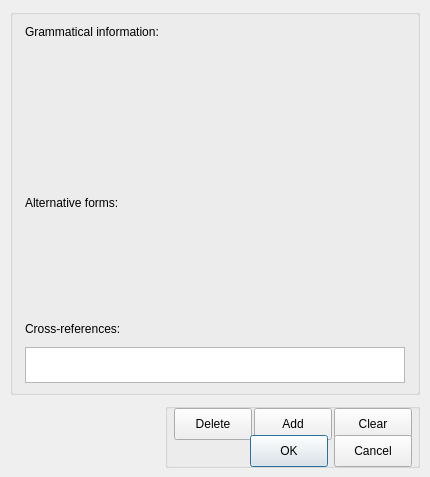
<?xml version="1.0" encoding="UTF-8"?>
<ui version="4.0">
 <class>gManager</class>
 <widget class="QDialog" name="gManager">
  <property name="geometry">
   <rect>
    <x>0</x>
    <y>0</y>
    <width>430</width>
    <height>477</height>
   </rect>
  </property>
  <property name="windowTitle">
   <string>Grammar and cross-references</string>
  </property>
  <property name="sizeGripEnabled">
   <bool>false</bool>
  </property>
  <widget class="QGroupBox" name="lexBox">
   <property name="geometry">
    <rect>
     <x>10</x>
     <y>9</y>
     <width>410</width>
     <height>386</height>
    </rect>
   </property>
   <property name="sizePolicy">
    <sizepolicy hsizetype="Fixed" vsizetype="Fixed">
     <horstretch>0</horstretch>
     <verstretch>0</verstretch>
    </sizepolicy>
   </property>
   <property name="minimumSize">
    <size>
     <width>410</width>
     <height>386</height>
    </size>
   </property>
   <property name="maximumSize">
    <size>
     <width>410</width>
     <height>386</height>
    </size>
   </property>
   <property name="title">
    <string/>
   </property>
   <widget class="QLabel" name="label">
    <property name="geometry">
     <rect>
      <x>15</x>
      <y>15</y>
      <width>170</width>
      <height>16</height>
     </rect>
    </property>
    <property name="minimumSize">
     <size>
      <width>170</width>
      <height>16</height>
     </size>
    </property>
    <property name="maximumSize">
     <size>
      <width>170</width>
      <height>16</height>
     </size>
    </property>
    <property name="text">
     <string>Grammatical information:</string>
    </property>
   </widget>
   <widget class="QLabel" name="label_2">
    <property name="geometry">
     <rect>
      <x>15</x>
      <y>186</y>
      <width>170</width>
      <height>16</height>
     </rect>
    </property>
    <property name="minimumSize">
     <size>
      <width>170</width>
      <height>16</height>
     </size>
    </property>
    <property name="maximumSize">
     <size>
      <width>170</width>
      <height>16</height>
     </size>
    </property>
    <property name="text">
     <string>Alternative forms:</string>
    </property>
   </widget>
   <widget class="QLabel" name="label_3">
    <property name="geometry">
     <rect>
      <x>15</x>
      <y>312</y>
      <width>170</width>
      <height>16</height>
     </rect>
    </property>
    <property name="minimumSize">
     <size>
      <width>170</width>
      <height>16</height>
     </size>
    </property>
    <property name="maximumSize">
     <size>
      <width>170</width>
      <height>16</height>
     </size>
    </property>
    <property name="text">
     <string>Cross-references:</string>
    </property>
   </widget>
   <widget class="QTextEdit" name="textEdit">
    <property name="geometry">
     <rect>
      <x>15</x>
      <y>338</y>
      <width>380</width>
      <height>36</height>
     </rect>
    </property>
   </widget>
  </widget>
  <widget class="QGroupBox" name="groupBox_2">
   <property name="geometry">
    <rect>
     <x>165</x>
     <y>403</y>
     <width>255</width>
     <height>65</height>
    </rect>
   </property>
   <property name="minimumSize">
    <size>
     <width>255</width>
     <height>65</height>
    </size>
   </property>
   <property name="maximumSize">
    <size>
     <width>255</width>
     <height>65</height>
    </size>
   </property>
   <property name="styleSheet">
    <string notr="true">QPushButton {
	min-width: 76px;
	min-height: 30px;
	max-width: 76px;
	max-height: 30px;
}</string>
   </property>
   <property name="title">
    <string/>
   </property>
   <widget class="QPushButton" name="Del">
    <property name="geometry">
     <rect>
      <x>9</x>
      <y>5</y>
      <width>78</width>
      <height>32</height>
     </rect>
    </property>
    <property name="text">
     <string>Delete</string>
    </property>
   </widget>
   <widget class="QPushButton" name="Add">
    <property name="geometry">
     <rect>
      <x>89</x>
      <y>5</y>
      <width>78</width>
      <height>32</height>
     </rect>
    </property>
    <property name="text">
     <string>Add</string>
    </property>
   </widget>
   <widget class="QPushButton" name="Clear">
    <property name="geometry">
     <rect>
      <x>169</x>
      <y>5</y>
      <width>78</width>
      <height>32</height>
     </rect>
    </property>
    <property name="text">
     <string>Clear</string>
    </property>
   </widget>
   <widget class="QDialogButtonBox" name="buttonBox">
    <property name="geometry">
     <rect>
      <x>83</x>
      <y>32</y>
      <width>164</width>
      <height>32</height>
     </rect>
    </property>
    <property name="standardButtons">
     <set>QDialogButtonBox::Cancel|QDialogButtonBox::Ok</set>
    </property>
   </widget>
  </widget>
 </widget>
 <resources/>
 <connections/>
</ui>
